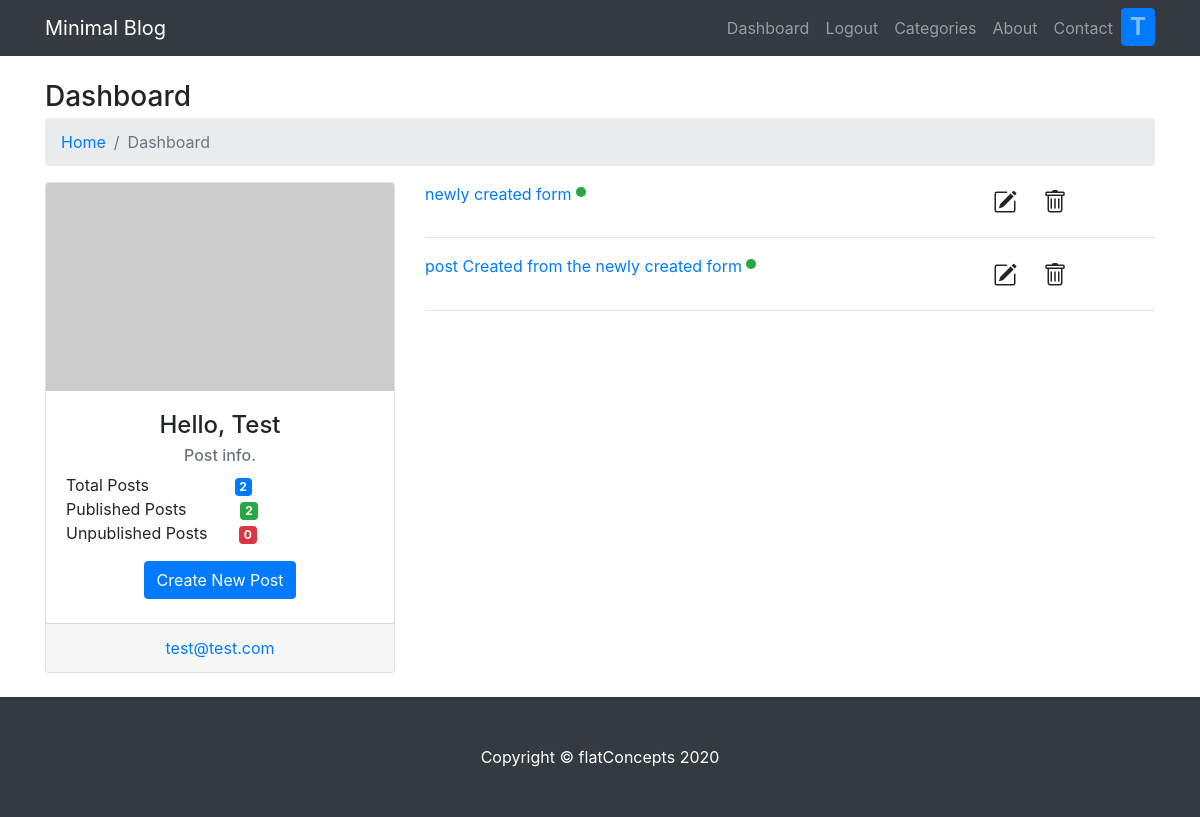
The app's page /user/ (signed in), older data.
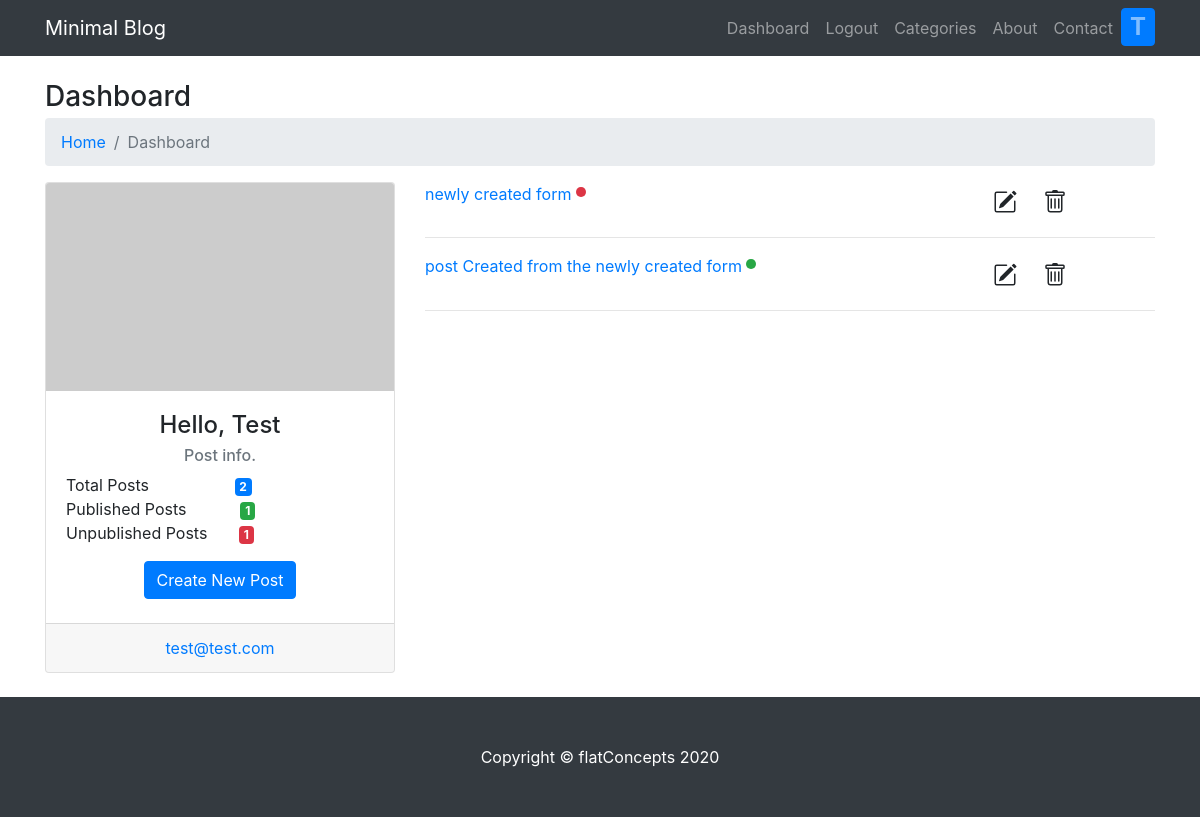
The same page, newer data.
### models.py (models this page shows, shortened)
class User(db.Model, UserMixin):
    __tablename__ = 'users'
    id = db.Column(db.Integer,
                   primary_key=True)
    username = db.Column(db.String(20),
                         nullable=False,
                         unique=True)
    email = db.Column(db.String(40),
                      unique=True,
                      nullable=False)
    full_name = db.Column(db.String(100),
                          unique=False,
                          nullable=False)
    dob = db.Column(db.String,
                          unique=False,
                          nullable=False)
    bio = db.Column(db.String(500),
                          unique=False,
                          nullable=False)
    password = db.Column(db.String(200),
                         unique=False,
                         nullable=False)
    date_registered = db.Column(db.String,
                                nullable = False,
                                default=datetime.now())
    posts = db.relationship('Post', backref=db.backref('author'))

class Post(db.Model, UserMixin):
    __tablename__ = 'post'
    id = db.Column(db.Integer,
                   primary_key=True)
    title = db.Column(db.String(200),
                      nullable=False,
                      unique=False)
    subtitle = db.Column(db.String(200),
                         unique=False,
                         nullable=True)
    body = db.Column(db.Text,
                     unique=False,
                     nullable=False)
    date_created = db.Column(db.String,
                             nullable=False,
                             default=datetime.now())
    tags = db.Column(db.String(50),
                     unique=False,
                     nullable=True)
    author_id = db.Column(db.Integer,
                          db.ForeignKey('users.id'),
                          nullable=False)
    category_id = db.Column(db.Integer,
                            db.ForeignKey('categories.id'),
                            nullable=False)
    published = db.Column(db.Boolean, default=False, nullable=False)

### app.py (the view)
@app.route('/user/')
@login_required
def userDashboard():
    user_posts = current_user.posts
    total_posts = len(user_posts)
    published_posts = len([i for i in user_posts if i.published == 1])
    unpublished_posts = len([i for i in user_posts if i.published == 0])
    return render_template('dashboard.html', user= current_user, posts=user_posts, total_posts=total_posts, published_posts=published_posts, unpublished_posts = unpublished_posts)

### app.py (called while the page is built)
@login_manager.user_loader
def load(user_id):
    return User.query.get(int(user_id))

### templates/dashboard.html (shortened to what this page needs)
{% extends 'base.html' %}
{% block content %}
 <div class="container mb-4">
     <h3 class="mt-4 mb-1">Dashboard
     </h3>
     <ol class="breadcrumb">
         <li class="breadcrumb-item">
             <a href="index.html">Home</a>
         </li>
         <li class="breadcrumb-item active">Dashboard</li>
     </ol>
     <div class="row">
         <div class="col-md-4">
            <div class="card h-100 text-center">
                <img class="card-img-top" src="http://placehold.it/750x450" alt="">
                <div class="card-body">
                    <h4 class="card-title">Hello, {{ user.username | capitalize}}</h4>
                    <h6 class="card-subtitle mb-2 text-muted">Post info.</h6>
                    <p class="card-text text-left"> Total Posts &nbsp; &nbsp; &nbsp; &nbsp; &nbsp; &nbsp; &nbsp; &nbsp; &nbsp; <span
                                            class="badge badge-primary">
                                            {{ total_posts }}</span><br>
                                            Published Posts &nbsp; &nbsp; &nbsp; &nbsp; &nbsp; &nbsp;<span
                                                class="badge badge-success">{{ published_posts }}</span><br>
                                            Unpublished Posts &nbsp; &nbsp; &nbsp; <span
                                                class="badge badge-danger">{{ unpublished_posts }}</span>
                    </p>
                    <a href="/post/new" class="btn btn-primary mb-1"> Create New Post</a>
                </div>
                <div class="card-footer">
                    <a href="#">{{ user.email }}</a>
                </div>
            </div>
         </div>
         <div class="col-md-8">
             {% for post in posts %}
                 <div class="row">
                     <div class="col-md-9">
                        <a href="/post/{{ post.id }}"> {{ post.title }}</a>
                        {% if post.published %}
                            <span class="badge badge-success" style="border-radius: 50%; height: 10px; width: 4px;">&nbsp;</span>
                        {% else %}
                            <span class="badge badge-danger" style="border-radius: 50%; height: 10px; width: 4px;">&nbsp;</span>
                        {% endif %}
                     </div>
                     <div class="col-md-3">
                         <div class="row">
                            <div class="col-xs-6">
                                <a href="/post/edit/{{post.id}}" class="btn">
                                </a>
                            </div>
                            <div class="col-xs-6">
                                <a href="" class="btn">
                                </a>
                            </div>
                         </div>
                     </div>
                 </div>
                <hr>
             {% endfor %}
         </div>
     </div>
</div>
{% endblock %}

### templates/base.html (shortened to what this page needs)
<!DOCTYPE html>
<html lang="en">
    <head>
        <link href="{{ url_for('static', filename='css/bootstrap.min.css') }}" rel="stylesheet">
        <link href="{{ url_for('static', filename='css/main.css') }}" rel="stylesheet">
    </head>
    <body>
        {% include "navigation.html" %}
        {% block content %}
        {% endblock content %}
        <footer class="py-5 bg-dark">
            <div class="container">
                <p class="m-0 text-center text-white">Copyright &copy; flatConcepts 2020</p>
            </div>
        </footer>
    </body>
</html>

### templates/navigation.html (shortened to what this page needs)
    <nav class="navbar fixed-top navbar-expand-lg navbar-dark bg-dark fixed-top">
        <div class="container">
            <a class="navbar-brand" href="{{url_for('index')}}">Minimal Blog</a>
            <div class="collapse navbar-collapse" id="navbarResponsive">
                <ul class="navbar-nav ml-auto">
                    {% if current_user.is_anonymous %}
                        <li class="nav-item">
                            <a class="nav-link" href="/login">Login</a>
                        </li>
                    {% else %}
                      <li class="nav-item">
                          <a class="nav-link" href="{{url_for('userDashboard')}}">Dashboard</a>
                      </li>
                        <li class="nav-item">
                            <a class="nav-link" href="/logout">Logout</a>
                      </li>
                    {% endif %}
                    <li class="nav-item">
                        <a class="nav-link" href="/categories">Categories</a>
                    </li>
                    <li class="nav-item">
                        <a class="nav-link" href="about.html">About</a>
                    </li>
                    <li class="nav-item">
                        <a class="nav-link" href="contact.html">Contact</a>
                    </li>
                    {% if current_user.is_authenticated %}
                     <li class="nav-item">
                         <a class="nav-link btn btn-primary" href="{{url_for('userDashboard')}}" style="font-size: x-large; font-weight: bold; padding-top: 0px; padding-bottom: 0px;">{{ current_user.username[0] | capitalize }}</a>
                     </li>
                    {% endif %}
                </ul>
            </div>
        </div>
    </nav>

### static/css/main.css (style rules this page uses)
body { padding-top: 56px; }

Row changes from the older to the newer data that the page shows:
changed Post "newly created form": published True → False (drawn)
Text that changed along with them:
{{ published_posts }}: "2" → "1"
{{ unpublished_posts }}: "0" → "1"
